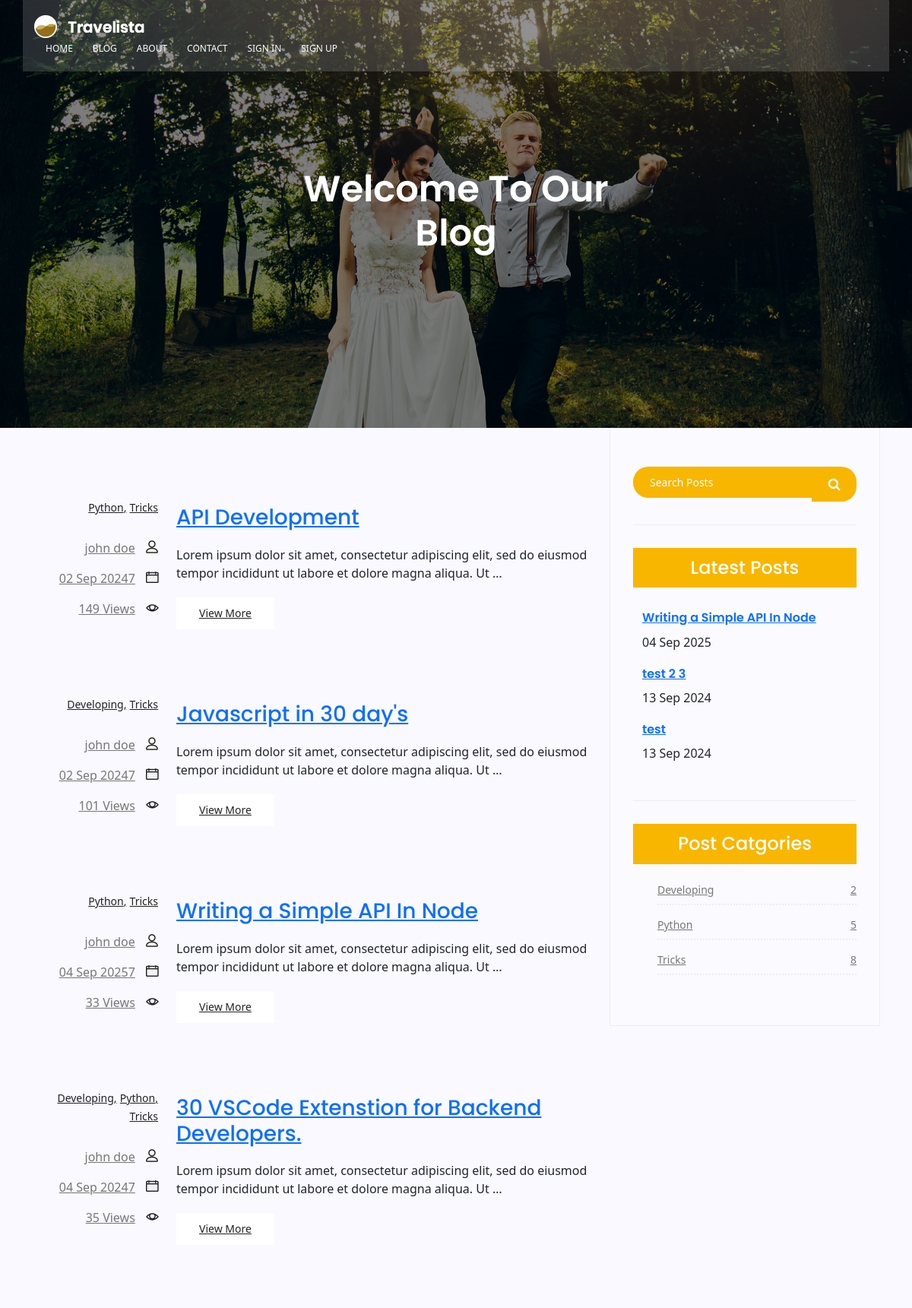
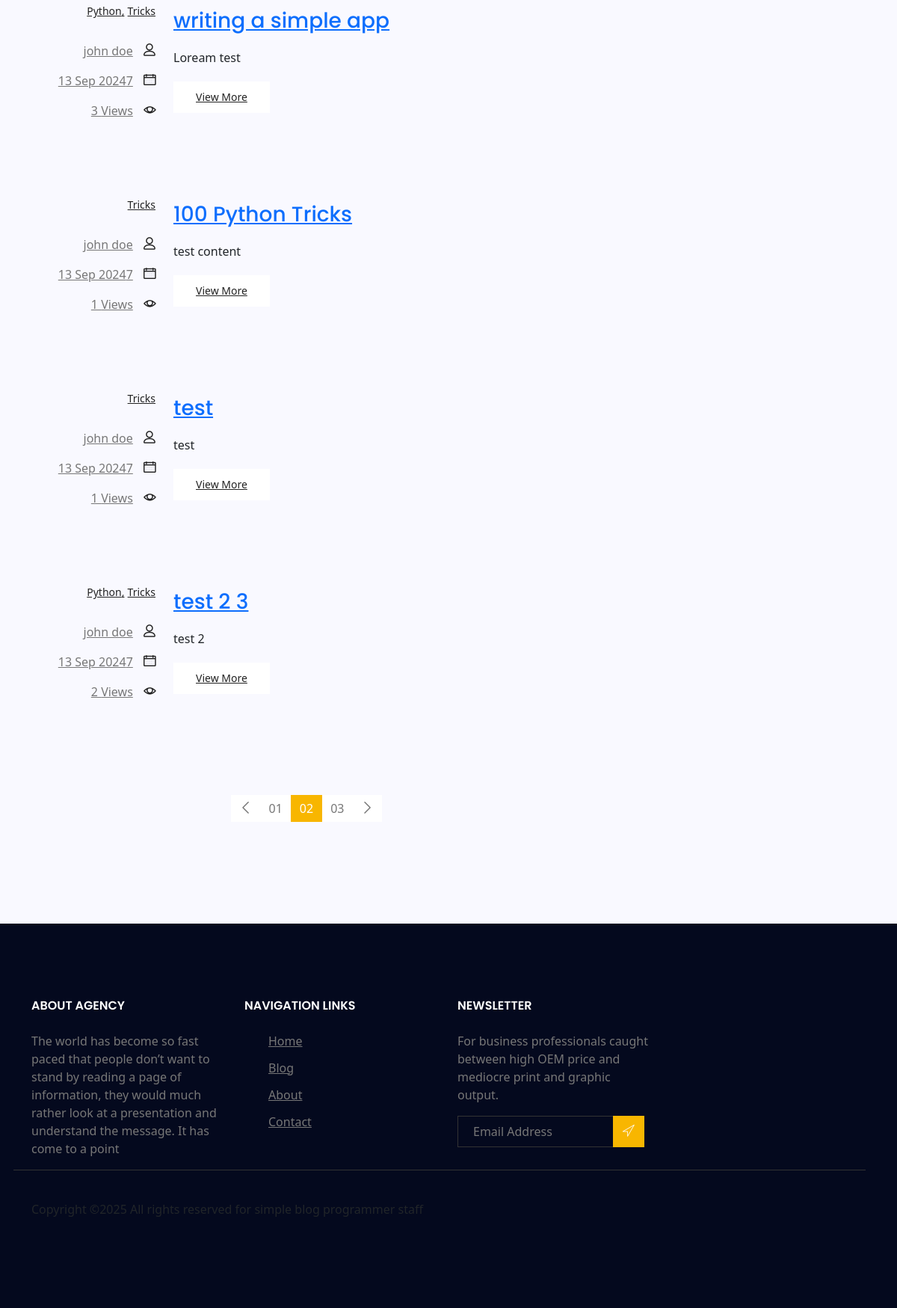
Page /blog on the committed database (2 pictures, top to bottom).
### mag/models.py (models this page shows, shortened)
class Categories(models.Model):
    class Meta():
        verbose_name_plural = "Categories"
    name = models.CharField(max_length=30)
    def __str__(self):
        return self.name

class Posts(models.Model):
    class Meta():
        verbose_name_plural = 'Posts'
        ordering = ['created_date']
    subject = models.CharField(max_length=100)
    author = models.ForeignKey(User, on_delete=models.CASCADE, null=True)
    content = models.TextField()
    is_published = models.BooleanField(default=False)
    category = models.ManyToManyField(Categories)
    images = models.ImageField(null=True)
    views = models.IntegerField(default=0)
    created_date = models.DateTimeField(auto_now_add=True)
    updated_date = models.DateTimeField(auto_now=True)
    published_date = models.DateTimeField(null=True)

### mag/views.py (the view)
# urls.py: path("blog", blog_view, name="blog_view"),
def blog_view(request, **kwargs):
    posts = Posts.objects.filter(published_date__lt=timezone.now(), is_published=True)
    if cat := kwargs.get("category"):
        posts = posts.filter(category__name=cat)
    return render(request, "blog/blog.html", context={"posts":posts})

### mag/templatetags/custom_tags.py (called while the page is built)
@register.inclusion_tag("inc/categories.html")
def get_category():
    posts = Posts.objects.filter(is_published=True, published_date__lt=timezone.now())
    categories = Categories.objects.all()
    cat_dict = {}
    for name in categories:
            cat_dict[name] = posts.filter(category=name).count()
    return {'categories':cat_dict}

@register.inclusion_tag("inc/latest_posts.html")
def get_latest_posts():
    posts = Posts.objects.filter(is_published=True,published_date__lt=timezone.now()).order_by("-published_date")[:3]
    return {"last_posts":posts}

### templates/blog/blog.html (shortened to what this page needs)
{% extends 'base.html' %}
{% load static %}
{% load custom_tags %}
{% block content %}
			<section class="banner-area relative blog-home-banner" id="home">
				<div class="overlay overlay-bg"></div>
				<div class="container">
					<div class="row d-flex align-items-center justify-content-center">
						<div class="about-content blog-header-content col-lg-12">
							<h1 class="text-white">
								Welcome To Our Blog
							</h1>
						</div>
					</div>
				</div>
			</section>
			<section class="post-content-area">
				<div class="container">
					<div class="row">
						<div class="col-lg-8 posts-list"  style="margin-top:5%;">
							{% for post in posts %}
							<div class="single-post row">
								<div class="col-lg-3  col-md-3 meta-details">
									<ul class="tags">
										{% for i in post.category.all %}
												<li><a href={% url 'mag:filter_by_category_view' category=i %}>{{i}}{% if i != post.category.last %},{%endif%}</a></li>
										{%endfor%}
									</ul>
									<div class="user-details row">
										<p class="user-name col-lg-12 col-md-12 col-6"><a href="#">{{post.author.get_full_name}}</a> <span class="lnr lnr-user"></span></p>
										<p class="date col-lg-12 col-md-12 col-6"><a href="#">{{post.published_date|date:"d M Y"}}7</a> <span class="lnr lnr-calendar-full"></span></p>
										<p class="view col-lg-12 col-md-12 col-6"><a href="#">{{post.views}} Views</a> <span class="lnr lnr-eye"></span></p>
									</div>
								</div>
								<div class="col-lg-9 col-md-9 ">
									<div class="feature-img">
									</div>
									<a class="posts-title" href="{% url 'mag:post_view' pk=post.id %}"><h3>{{post.subject}}</h3></a>
									<p class="excert">
										{{post.content|truncatewords:20}}
									</p>
									<a href="{% url 'mag:post_view' pk=post.id %}" class="primary-btn">View More</a>
								</div>
							</div>
							{%endfor%}
		                    <nav class="blog-pagination justify-content-center d-flex">
		                        <ul class="pagination">
		                            <li class="page-item">
		                                <a href="#" class="page-link" aria-label="Previous">
		                                    <span aria-hidden="true">
		                                        <span class="lnr lnr-chevron-left"></span>
		                                    </span>
		                                </a>
		                            </li>
		                            <li class="page-item"><a href="#" class="page-link">01</a></li>
		                            <li class="page-item active"><a href="#" class="page-link">02</a></li>
		                            <li class="page-item"><a href="#" class="page-link">03</a></li>
		                            <li class="page-item">
		                                <a href="#" class="page-link" aria-label="Next">
		                                    <span aria-hidden="true">
		                                        <span class="lnr lnr-chevron-right"></span>
		                                    </span>
		                                </a>
		                            </li>
		                        </ul>
		                    </nav>
						</div>
						<div class="col-lg-4 sidebar-widgets">
							<div class="widget-wrap">
								<div class="single-sidebar-widget search-widget">
									<form class="search-form" action="#">
			                            <input id="search" placeholder="Search Posts" name="search" type="text" onfocus="this.placeholder = ''" onblur="this.placeholder = 'Search Posts'" >
			                            <button type="submit"><i class="fa fa-search"></i></button>
			                        </form>
								</div>
								{% get_latest_posts %}
								<div class="single-sidebar-widget post-category-widget">
									<h4 class="category-title">Post Catgories</h4>
									{% get_category %}
								</div>
							</div>
						</div>
					</div>
				</div>
			</section>
			{% endblock content %}

### templates/base.html (shortened to what this page needs)
{% load static %}
<!DOCTYPE html>
	<html lang="zxx" class="no-js">
	<head>
			<link rel="stylesheet" href="{% static 'css/linearicons.css' %}">
			<link rel="stylesheet" href="{% static 'css/font-awesome.min.css' %}">
			<link rel="stylesheet" href="{% static 'css/bootstrap.css' %}">
			<link rel="stylesheet" href="{% static 'css/magnific-popup.css' %}">
			<link rel="stylesheet" href="{% static 'css/jquery-ui.css' %}">
			<link rel="stylesheet" href="{% static 'css/nice-select.css' %}">
			<link rel="stylesheet" href="{% static 'css/animate.min.css' %}">
			<link rel="stylesheet" href="{% static 'css/owl.carousel.css' %}">
			<link rel="stylesheet" href="{% static 'css/main.css' %}">
			<link href="https://cdn.jsdelivr.net/npm/bootstrap@5.3.3/dist/css/bootstrap.min.css" rel="stylesheet">
		</head>
		<body>
			<header id="header">
				<div class="container main-menu">
					<div class="row align-items-center justify-content-between d-flex">
				      <div id="logo">
				        <a href=><img src="{% static 'img/logo.png' %}" alt="" title="" /></a>
				      </div>
				      <nav id="nav-menu-container">
				        <ul class="nav-menu">
				          <li><a href="{% url 'mag:home_view' %}">Home</a></li>
				          <li><a href="{% url 'mag:blog_view' %}">Blog</a></li>
				          <li><a href="{% url 'mag:about_view' %}">About</a></li>
				          <li><a href="{% url 'mag:contact_view' %}">Contact</a></li>
						  {% if request.user.is_authenticated == False %}
						  <li>
							  <a href="{% url 'accounts:login' %}">Sign in</a>
						  </li>
						  <li>
							  <a href="{% url 'accounts:register' %}">Sign Up</a>
						  </li>
						  {%else%}
						  <li>
							  <a href="{% url 'accounts:logout' %}">Sign Out</a>
						  </li>
						  {%endif%}
				        </ul>
				      </nav>
					</div>
				</div>
			</header>
			{% block content %}
			{% endblock %}
			<footer class="footer-area section-gap">
				<div class="container">
					<div class="row">
						<div class="col-lg-3  col-md-6 col-sm-6">
							<div class="single-footer-widget">
								<h6>About Agency</h6>
								<p>
									The world has become so fast paced that people don’t want to stand by reading a page of information, they would much rather look at a presentation and understand the message. It has come to a point
								</p>
							</div>
						</div>
						<div class="col-lg-3 col-md-6 col-sm-6">
							<div class="single-footer-widget">
								<h6>Navigation Links</h6>
								<div class="row">
									<div class="col">
										<ul>
											<li><a href="{% url 'mag:home_view' %}">Home</a></li>
											<li><a href="{% url 'mag:blog_view' %}">Blog</a></li>
											<li><a href="{% url 'mag:about_view' %}">About</a></li>
											<li><a href="{% url 'mag:contact_view' %}">Contact</a></li>
										</ul>
									</div>
									<div class="col">
									</div>
								</div>
							</div>
						</div>
						<div class="col-lg-3  col-md-6 col-sm-6">
							<div class="single-footer-widget">
								<h6>Newsletter</h6>
								<p>
									For business professionals caught between high OEM price and mediocre print and graphic output.
								</p>
								<div id="mc_embed_signup">
									<form target="_blank"  method="get" class="subscription relative">
										<div class="input-group d-flex flex-row">
											<input name="EMAIL" placeholder="Email Address" onfocus="this.placeholder = ''" onblur="this.placeholder = 'Email Address '" required="" type="email">
											<button class="btn bb-btn"><span class="lnr lnr-location"></span></button>
										</div>
									</form>
								</div>
							</div>
						</div>
					<div class="row footer-bottom d-flex justify-content-between align-items-center">
						<p class="col-lg-8 col-sm-12 footer-text m-0">Copyright &copy;<script>document.write(new Date().getFullYear());</script> All rights reserved for simple blog programmer staff</p>
						</div>
				</div>
			</footer>
		</body>
	</html>

### templates/inc/latest_posts.html (shortened to what this page needs)
<div class="single-sidebar-widget popular-post-widget">
    <h4 class="popular-title">Latest Posts</h4>
    <div class="popular-post-list">
        {% for posts in last_posts %}
        <div class="single-post-list d-flex flex-row align-items-center">
            <div class="details">
                <a href={% url "mag:post_view" pk=posts.id %}><h6>{{posts.subject}}</h6></a>
                <p>{{posts.published_date|date:"d M Y"}}</p>
            </div>
        </div>
        {%endfor%}
    </div>
</div>

### templates/inc/categories.html
{% load custom_tags %}
<ul class="cat-list">
    {% for name, count in categories.items %}
    <li>
        <a href="{% url "mag:filter_by_category_view" category=name %}" class="d-flex justify-content-between">
            <p>{{name}}</p>
            <p>{{count}}</p>
        </a>
    </li>
 {%endfor%}
</ul>

### rows in the picture
Posts: author.get_full_name "john doe", published_date "02 Sep 2024", views "149", subject "API Development", content "Lorem ipsum dolor sit amet, consectetur adipiscing elit, sed do eiusmod tempor incididunt ut labore et dolore magna aliqua. Ut …"
Categories: name "Python", count "5"
Categories: name "Tricks", count "8"
Posts: author.get_full_name "john doe", published_date "02 Sep 2024", views "101", subject "Javascript in 30 day's", content "Lorem ipsum dolor sit amet, consectetur adipiscing elit, sed do eiusmod tempor incididunt ut labore et dolore magna aliqua. Ut …"
Categories: name "Developing", count "2"
Posts: author.get_full_name "john doe", published_date "04 Sep 2025", views "33", subject "Writing a Simple API In Node", content "Lorem ipsum dolor sit amet, consectetur adipiscing elit, sed do eiusmod tempor incididunt ut labore et dolore magna aliqua. Ut …"
Posts: author.get_full_name "john doe", published_date "04 Sep 2024", views "35", subject "30 VSCode Extenstion for Backend Developers.", content "Lorem ipsum dolor sit amet, consectetur adipiscing elit, sed do eiusmod tempor incididunt ut labore et dolore magna aliqua. Ut …"
Posts: author.get_full_name "john doe", published_date "13 Sep 2024", views "3", subject "writing a simple app", content "Loream test"
Posts: author.get_full_name "john doe", published_date "13 Sep 2024", views "1", subject "100 Python Tricks", content "test content"
Posts: author.get_full_name "john doe", published_date "13 Sep 2024", views "1", subject "test", content "test"
Posts: author.get_full_name "john doe", published_date "13 Sep 2024", views "2", subject "test 2 3", content "test 2"
